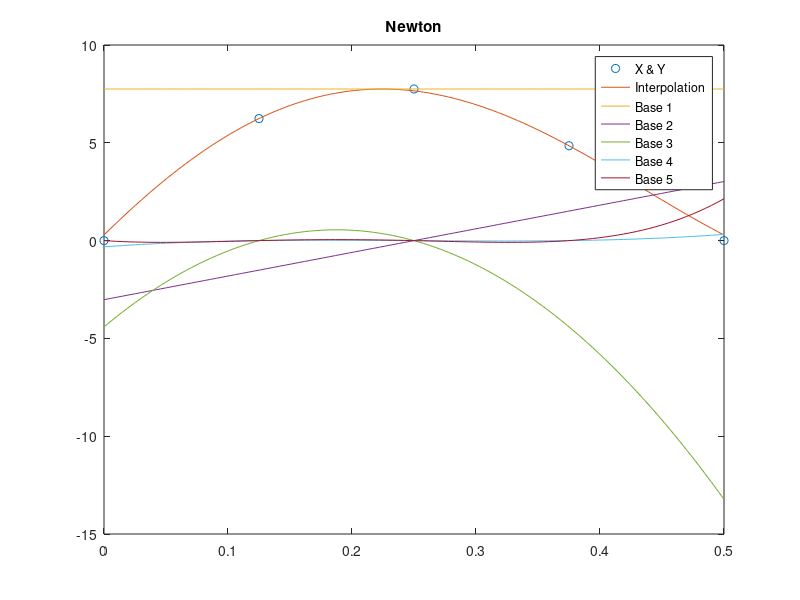
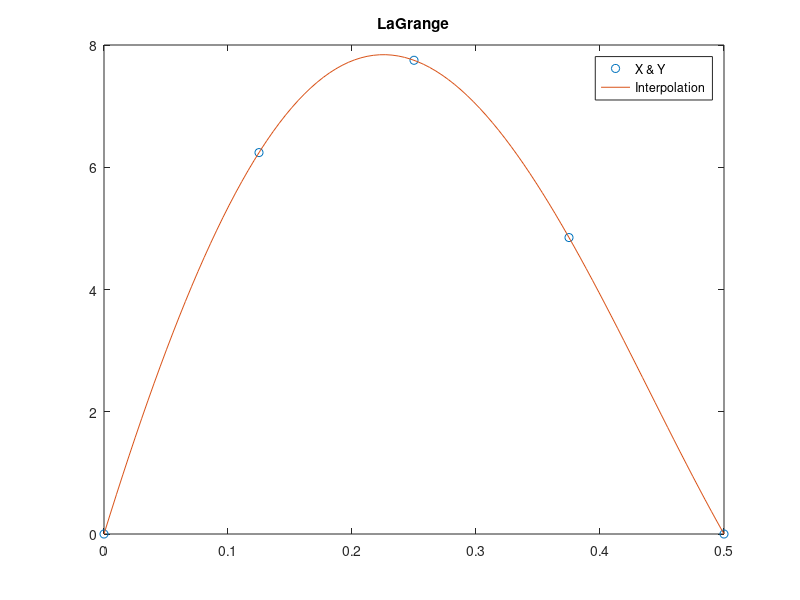
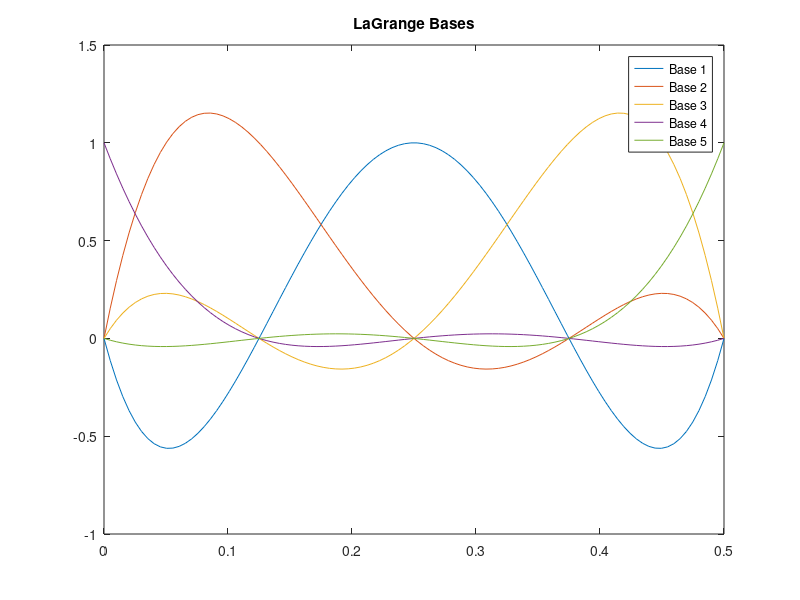

Reproduce these figures in MATLAB, in order.
%% Problem 1 
%by hand sections
clc; clear all;

%% Part a) Vandermonde Matrix
A=[1 0 0 0 0;...
   1 .125 .015625 .001953 .000244;...
   1 .25 .0625 .015625 .003906;...
   1 .375 .140625 .052734 .019775;...
   1 .5 .25 .125 .0625];
b=[0; 6.24; 7.75; 4.85; 0];
Vandermonde_Matrix=A\b

%% b) Graphing Newton
x=[.25 .125 .375 0 .5];
    x1=linspace(0,0.5);
y=[7.75 6.24 4.85 0 0];

f1=0.28801365+62.3402*x1-92.67*x1.^2-246.655*x1.^3+365.268*x1.^4;
    fb1=7.75.*x1.^0; 
    fb2=12.08.*(x1-0.25);
    fb3=-141.12.*(x1-.25).*(x1-.125);
    fb4=27.296.*(x1-.25).*(x1-.125).*(x1-.375);
    fb5=365.268.*(x1-.25).*(x1-.125).*(x1-.375).*x1;
    figure

plot(x,y,'o')
title('Newton')
hold on
plot(x1,f1,x1,fb1,x1,fb2,x1,fb3,x1,fb4,x1,fb5)

legend('X & Y','Interpolation','Base 1','Base 2','Base 3', 'Base 4', 'Base 5')

%% c) Graphing LaGrange 
    L1=((x1-.125).*(x1-.375).*x1.*(x1-.5))/((.25-.125).*(.25-.375).*.25.*(.25-.5));
    L2=((x1-.25).*(x1-.375).*x1.*(x1-.5))/((.125-.25).*(.125-.375).*.125.*(.125-.5));
    L3=((x1-.25).*(x1-.125).*x1.*(x1-.5))/((.375-.25).*(.375-.125).*.375.*(.375-.5));
    L4=((x1-.25).*(x1-.125).*(x1-.375).*(x1-.5))/((-.25).*(-.375).*(-.125).*(-.5));
    L5=((x1-.25).*(x1-.125).*(x1-.375).*(x1))/((.5-.25).*(.5-.375).*(.5-.125).*(.5));
g1=(7.75*L1)+(6.24*L2)+(4.85*L3);    
    
figure    
    plot(x,y,'o')
    title('LaGrange')
    hold on
    plot(x1,g1)
    legend('X & Y','Interpolation')
figure
    plot(x1,L1,x1,L2,x1,L3,x1,L4,x1,L5)
    title('LaGrange Bases')
    legend('Base 1','Base 2','Base 3', 'Base 4', 'Base 5')
